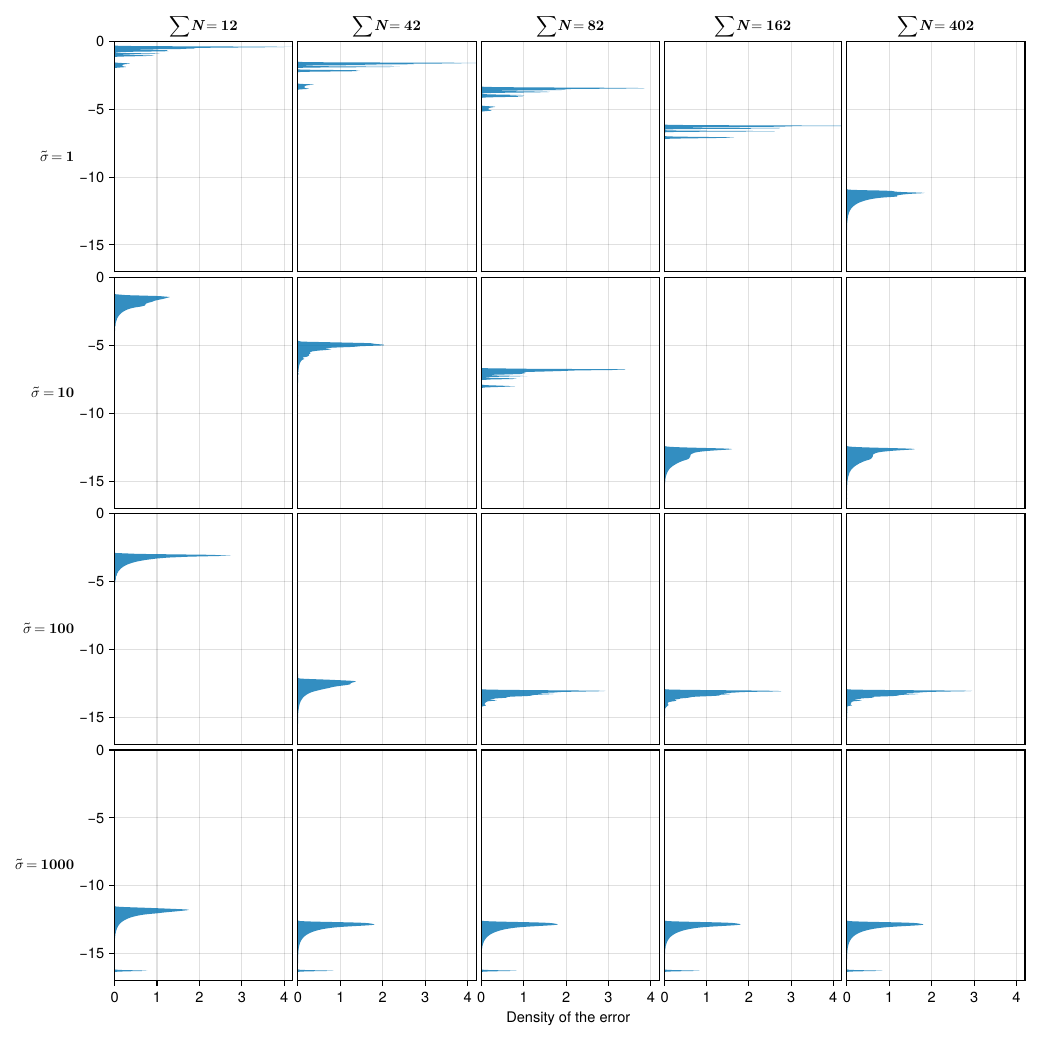

Write the Julia code that produced this figure.
using FiniteLineSource
using WGLMakie
using CairoMakie


function produce_plot_fls(σ, line_points, plot)        
    q = [20*sin(2π*i/8760) + 5*sin(2π*i/24) + 5. for i=1:8760*20]
    I = zeros(length(q))

    setup = SegmentToPoint(D=0., H=100., σ=σ, z=50.)
    params = Constants(Δt = 3600., line_points=line_points, line_limits=[0., 0.5, 1.])#[0., 0.3, 0.5, 0.7, 1.])

    precomp = precompute_parameters(setup, params=params)
    compute_integral_throught_history!(setup, I=I, q=q, precomp=precomp, params=params)

    C = convolve_step(q, setup, params=params)
    minerr = 5*10^-17

    abs_error = abs.(C-I) 
    abs_error[abs_error .< minerr] .= minerr
    error = log10.(abs_error)

    density!(plot, error, direction = :y)
end

####

rs = [0.1, 1, 10, 100]
points = [1, 4, 8, 16, 40]
#discretization = [20, 30, 30, 20]
discretization = [5, 5]
ff = Figure(size = (1000,1000))
grid = ff[1, 1] = GridLayout()
axis = Matrix{Axis}(undef, length(rs), length(points))

xlimits = (0, 4.2)
limits = (-17, 0)

for (i, r) in enumerate(rs)
    for (j, p) in enumerate(points)
        axis[i, j] = Axis(grid[i, j], limits=(xlimits, limits), ylabel=j==1 ? L"\mathbf{\tilde{\sigma}=%$(Int(r/0.1))}" : "", ylabelrotation = 0)
        real_points = produce_plot_fls(r, p .* discretization, axis[i, j])    
        axis[i, j].title = i==1 ? L"\mathbf{\sum N = %$(Int(p * sum(discretization) + length(discretization)))}" : ""
        if i == 4 && j == 3
            axis[i, j].xlabel = "Density of the error "
        end
    end     
end
for i in 1:length(rs)-1
    for j in 1:length(points)-1
        linkxaxes!(axis[i, j], axis[i+1, j])
        linkyaxes!(axis[i, j], axis[i, j+1])
    end
end

for i in 1:length(rs)-1
    for j in 1:length(points)
        hidexdecorations!(axis[i, j], grid = false)
    end
end

for j in 2:length(points)
    for i in 1:length(rs)
        hideydecorations!(axis[i, j], grid = false)
    end
end

colgap!(grid, 5)
rowgap!(grid, 5)

ff

CairoMakie.activate!()
save("figures/error_stp.pdf", ff)